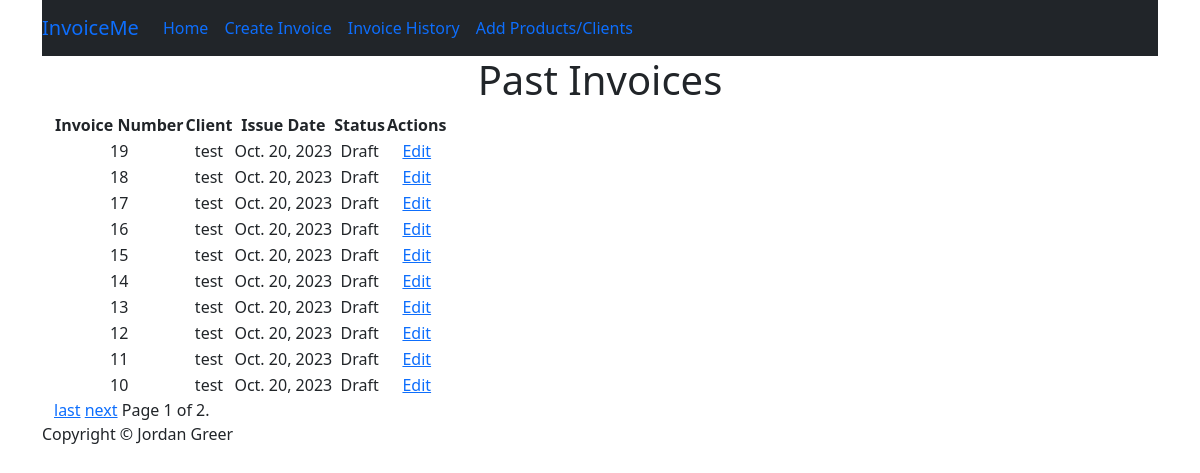
/invoiceHistory/, run on an earlier commit of the app's database.
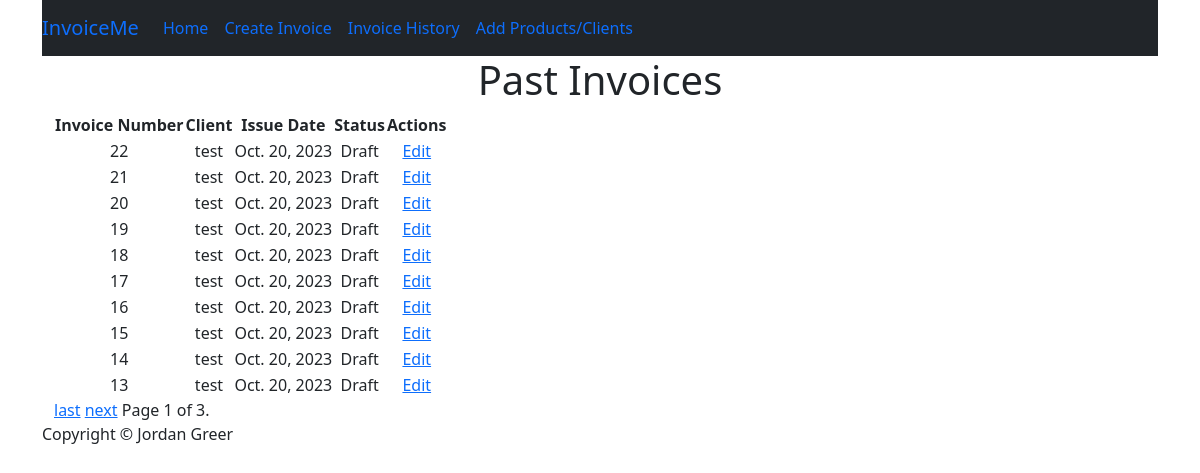
And on a later commit of the database.
### invoice/models.py (models this page shows, shortened)
class Invoice(models.Model):
    STATUS_CHOICES = [
        ('Draft', 'Draft'),
        ('Sent', 'Sent'),
        ('Paid', 'Paid'),
        ('Overdue', 'Overdue'),
    ]
    invoice_num = models.AutoField(primary_key=True)
    client = models.ForeignKey(Client, on_delete=models.CASCADE)
    invoice_date = models.DateField()
    items = models.ManyToManyField(Product, through='InvoiceItem', blank=True)
    status = models.CharField(max_length=10, choices=STATUS_CHOICES, default='Draft')
    created_at = models.DateTimeField(auto_now_add=True)

class Client(models.Model):
    name = models.CharField(max_length=100)
    email = models.EmailField()
    phone = models.CharField(max_length=20)
    address = models.TextField()
    def __str__(self):
        return self.name

### invoice/views.py (the view)
# urls.py: path("invoiceHistory/", views.invoiceHistory, name="invoiceHistory"),
def invoiceHistory(request):
    all_invoices = Invoice.objects.order_by('-created_at')  # Ordering by created_at in descending order
    paginator = Paginator(all_invoices, 10)  # Display 10 invoices per page (you can adjust the number)
    page = request.GET.get('page')
    invoices = paginator.get_page(page)
    context = {'invoices': invoices}
    return render(request, 'invoice/invoiceHistory.html', context)

### invoice/templates/invoice/invoiceHistory.html (shortened to what this page needs)
{% extends "base/base.html" %}
{% block content %}
<h1>Past Invoices</h1>
<table>
    <thead>
      <tr>
        <th>Invoice Number</th>
        <th>Client</th>
        <th>Issue Date</th>
        <th>Status</th>
        <th>Actions</th>
      </tr>
    </thead>
    <tbody>
      {% for invoice in invoices %}
        <tr>
          <td>{{ invoice.invoice_num }}</td>
          <td>{{ invoice.client }}</td>
          <td>{{ invoice.invoice_date }}</td>
          <td>{{ invoice.status }}</td>
          <td>
            <a href="{% url 'invoice:addItems' invoice.invoice_num %}" onclick="return confirm('Are you sure you want to edit?')">Edit</a>
          </td>
        </tr>
      {% empty %}
        <tr>
          <td colspan="4">No invoices available.</td>
        </tr>
      {% endfor %}
    </tbody>
  </table>
  <div class="pagination">
    <span class="step-links">
      {% if invoices.has_next %}
        <a href="?page={{ invoices.paginator.num_pages }}">last</a>
        <a href="?page={{ invoices.next_page_number }}">next</a>
      {% endif %}
      <span class="current-page">
        Page {{ invoices.number }} of {{ invoices.paginator.num_pages }}.
      </span>
    </span>
  </div>
{% endblock %}

### invoice/templates/base/base.html (shortened to what this page needs)
{% load static %}
<!DOCTYPE html>
<html lang="en">
<!DOCTYPE html>
<html>
    <head>
    </head>
    <body>
        <div class="container">
            <nav class="navbar navbar-expand-lg navbar-dar bg-dark">
                <a class="navbar-brand" href="{% url 'invoice:index' %}">InvoiceMe</a>
                <div class="collapse navbar-collapse" id="navbarNav">
                    <ul class="navbar-nav">
                        <li class="nav-item active">
                            <a class="nav-link" href="{% url 'invoice:index' %}">Home</a>
                        </li>
                        <li class="nav-item">
                            <a class="nav-link" href="{% url 'invoice:createInvoice' %}">Create Invoice</a>
                        </li>
                        <li class="nav-item">
                            <a class="nav-link" href="{% url 'invoice:invoiceHistory' %}">Invoice History</a>
                        </li>
                        <li class="nav-item">
                            <a class="nav-link" href="{% url 'invoice:addProductsClients' %}">Add Products/Clients</a>
                        </li>
                    </ul>
                </div>
              </nav>
      <div class="container text-center">
          {% block content %}{% endblock content %}
      </div>
      <footer>
        <div class="sticky-bottom">
          <div >Copyright &copy; Jordan Greer</div>
        </div>
      </footer>
    </body>
    <link href="https://cdn.jsdelivr.net/npm/bootstrap@5.0.2/dist/css/bootstrap.min.css" rel="stylesheet">
</html>

What changed in the data, as far as the page shows it:
no longer on this page (row unchanged): Invoice: invoice_num "12", client "test", invoice_date "Oct. 20, 2023", status "Draft"
no longer on this page (row unchanged): Invoice: invoice_num "11", client "test", invoice_date "Oct. 20, 2023", status "Draft"
no longer on this page (row unchanged): Invoice: invoice_num "10", client "test", invoice_date "Oct. 20, 2023", status "Draft"
added Invoice: invoice_num "22", client "test", invoice_date "Oct. 20, 2023", status "Draft"
added Invoice: invoice_num "21", client "test", invoice_date "Oct. 20, 2023", status "Draft"
added Invoice: invoice_num "20", client "test", invoice_date "Oct. 20, 2023", status "Draft"
Also different on the page:
{{ invoices.paginator.num_pages }}: "2" → "3"
